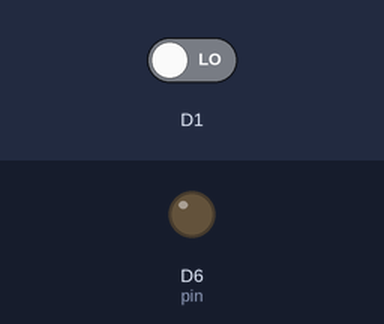
Bench run of a sketch on a simulated ESP8266 (NodeMCU). Shown: output pins drawn as LEDs (lit = HIGH). Inputs (shaded band) come from the test bench; at power-on: D1 LOW.

Above: at 1.2 s.
1.3 s: D1 driven HIGH
At 2.3 s:
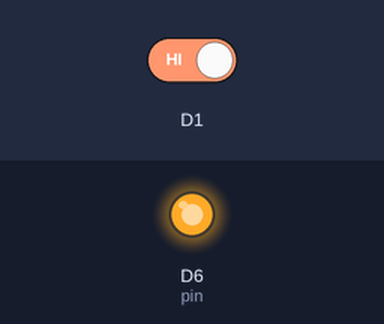
Timing chart, 0 to 4.3 s (numbered marks = the images above; inputs shaded):
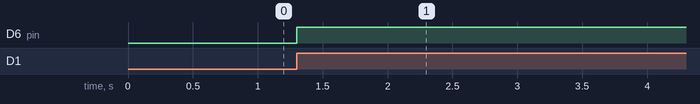

The sketch:

External_interrupts.ino
```cpp
/* #include <portmacro.h> */
/* const byte interruptPin = 25; */
/* volatile int interruptCounter = 0; */
/* int numberOfInterrupts = 0; */

/* portMUX_TYPE mux = portMUX_INITIALIZER_UNLOCKED; */

/* void setup() { */

/*         Serial.begin(115200); */
/*         Serial.println("Monitoring interrupts: "); */
/*         pinMode(interruptPin, INPUT_PULLUP); */
/*         attachInterrupt(digitalPinToInterrupt(interruptPin), handleInterrupt, FALLING); */

/* } */

/* void handleInterrupt() { */
/*         portENTER_CRITICAL_ISR(&mux); */
/*         interruptCounter++; */
/*         portEXIT_CRITICAL_ISR(&mux); */
/* } */

/* void loop() { */

/*         if(interruptCounter>0){ */

/*                 portENTER_CRITICAL(&mux); */
/*                 interruptCounter--; */
/*                 portEXIT_CRITICAL(&mux); */

/*                 numberOfInterrupts++; */
/*                 Serial.print("An interrupt has occurred. Total: "); */
/*                 Serial.println(numberOfInterrupts); */
/*         } */
/* } */
int pin = 12;          //首先我们需要找一个灯来观察
volatile int state = LOW;    //设置灯状态

void blink()            //触发函数
{
        state = !state;            //将状态变量求反
}

void setup()
{
        pinMode(pin, OUTPUT);
        attachInterrupt(D1, blink, RISING);    //设置interrupt，NodeMCU和Arduino的的管脚号都可用。
        /* LOW 当针脚输入为低时，触发中断。 */
        /* CHANGE 当针脚输入发生改变时，触发中断。 */
        /* RISING 当针脚输入由低变高时，触发中断。 */
        /* FALLING 当针脚输入由高变低时，触发中断。 */
        /* detachInterrupt 取消interrupt。 */
}

void loop()
{
        digitalWrite(pin, state);        //对观察灯写入状态值
}
```

Measured:
- after the input at 1.3 s, D6 (pin): LOW → HIGH at once
